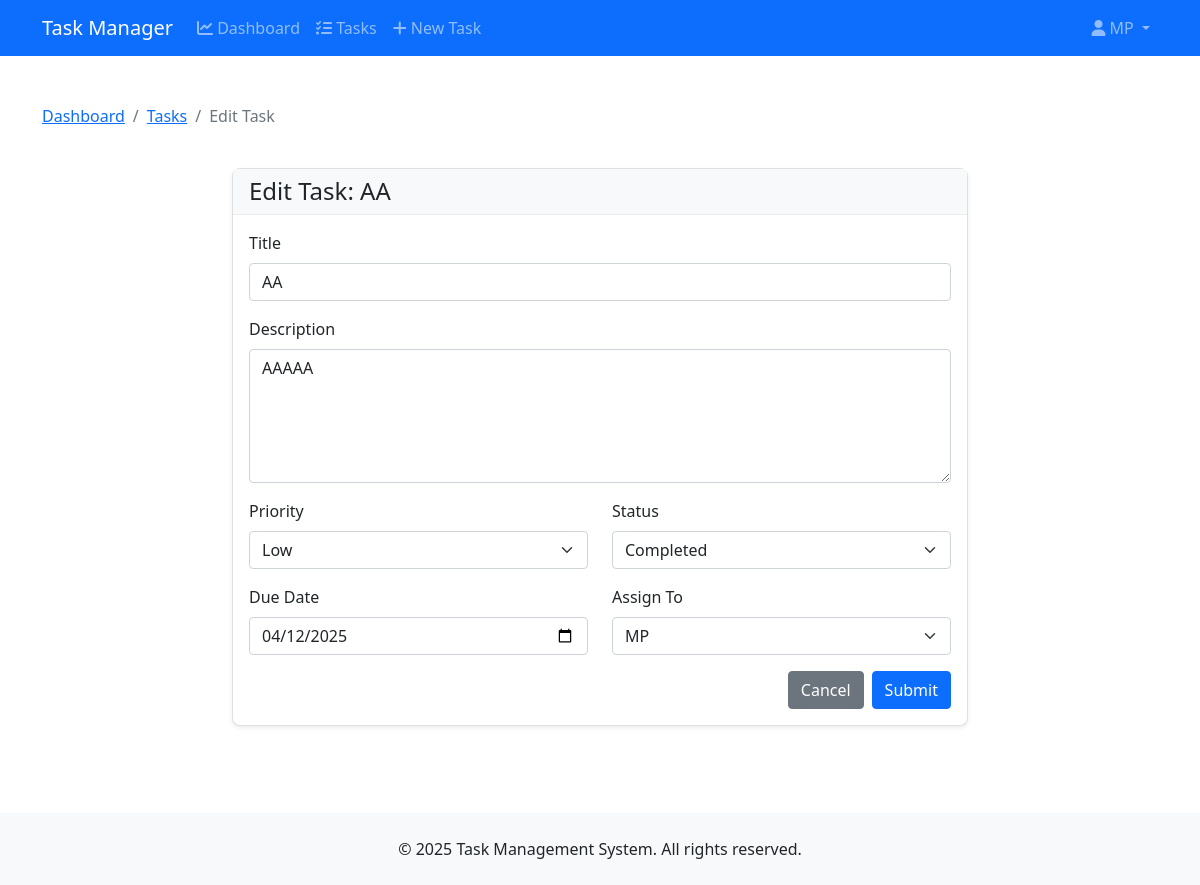
Page /task/10/edit (signed in) on the committed database.
### app.py (models this page shows, shortened)
class User(db.Model, UserMixin):
    id = db.Column(db.Integer, primary_key=True)
    username = db.Column(db.String(20), unique=True, nullable=False)
    email = db.Column(db.String(120), unique=True, nullable=False)
    password = db.Column(db.String(60), nullable=False)
    role = db.Column(db.String(20), default='user')
    tasks_created = db.relationship('Task', backref='creator', lazy=True, foreign_keys='Task.creator_id')
    tasks_assigned = db.relationship('Task', backref='assignee', lazy=True, foreign_keys='Task.assignee_id')

class Task(db.Model):
    id = db.Column(db.Integer, primary_key=True)
    title = db.Column(db.String(100), nullable=False)
    description = db.Column(db.Text, nullable=False)
    date_created = db.Column(db.DateTime, nullable=False, default=datetime.utcnow)
    due_date = db.Column(db.Date, nullable=True)
    status = db.Column(db.String(20), nullable=False, default='pending')
    priority = db.Column(db.String(20), nullable=False, default='medium')
    creator_id = db.Column(db.Integer, db.ForeignKey('user.id'), nullable=False)
    assignee_id = db.Column(db.Integer, db.ForeignKey('user.id'), nullable=True)

### app.py (the view)
@app.route('/task/<int:task_id>/edit', methods=['GET', 'POST'])
@login_required
def edit_task(task_id):
    task = Task.query.get_or_404(task_id)
    if task.creator_id != current_user.id and task.assignee_id != current_user.id and current_user.role != 'admin':
        flash('You do not have permission to edit this task.', 'danger')
        return redirect(url_for('tasks'))
    form = TaskForm()
    form.assignee.choices = [(0, 'Unassigned')] + [(user.id, user.username) for user in User.query.order_by(User.username).all()]
    if form.validate_on_submit():
        changes = []
        if task.title != form.title.data:
            changes.append(TaskHistory(
                task_id=task.id,
                user_id=current_user.id,
                change_type='title_change',
                old_value=task.title,
                new_value=form.title.data
            ))
        if task.description != form.description.data:
            changes.append(TaskHistory(
                task_id=task.id,
                user_id=current_user.id,
                change_type='description_change',
                old_value=task.description,
                new_value=form.description.data
            ))
        old_due_date = task.due_date.strftime('%Y-%m-%d') if task.due_date else 'None'
        new_due_date = form.due_date.data.strftime('%Y-%m-%d') if form.due_date.data else 'None'
        if old_due_date != new_due_date:
            changes.append(TaskHistory(
                task_id=task.id,
                user_id=current_user.id,
                change_type='due_date_change',
                old_value=old_due_date,
                new_value=new_due_date
            ))
        if task.priority != form.priority.data:
            changes.append(TaskHistory(
                task_id=task.id,
                user_id=current_user.id,
                change_type='priority_change',
                old_value=task.priority,
                new_value=form.priority.data
            ))
        if task.status != form.status.data:
            changes.append(TaskHistory(
                task_id=task.id,
                user_id=current_user.id,
                change_type='status_change',
                old_value=task.status,
                new_value=form.status.data
            ))
        old_assignee = task.assignee.username if task.assignee else 'Unassigned'
        new_assignee_id = form.assignee.data if form.assignee.data != 0 else None
        new_assignee = User.query.get(new_assignee_id).username if new_assignee_id else 'Unassigned'
        if (task.assignee_id or 0) != (new_assignee_id or 0):
            changes.append(TaskHistory(
                task_id=task.id,
                user_id=current_user.id,
                change_type='assignee_change',
                old_value=old_assignee,
                new_value=new_assignee
            ))
        task.title = form.title.data
        task.description = form.description.data
        task.due_date = form.due_date.data
        task.priority = form.priority.data
        task.status = form.status.data
        task.assignee_id = new_assignee_id
        if changes:
            for change in changes:
                db.session.add(change)
        db.session.commit()
        if new_assignee_id and (task.assignee_id or 0) != (new_assignee_id or 0):
            notification_data = {
                'title': 'Task Assigned',
                'message': f'You have been assigned a task: {task.title}',
                'assignee_id': new_assignee_id
            }
            socketio.emit('new_task_notification', notification_data, room=f'user_{new_assignee_id}')
        flash('Task has been updated!', 'success')
        return redirect(url_for('tasks'))
    elif request.method == 'GET':
        form.title.data = task.title
        form.description.data = task.description
        form.due_date.data = task.due_date
        form.priority.data = task.priority
        form.status.data = task.status
        form.assignee.data = task.assignee_id if task.assignee_id else 0
    task_history = TaskHistory.query.filter_by(task_id=task.id).order_by(TaskHistory.timestamp.desc()).all()
    return render_template('edit_task.html', title='Edit Task', form=form, task=task, task_history=task_history)

### app.py
class TaskForm(FlaskForm):
    title = StringField('Title', validators=[DataRequired(), Length(min=2, max=100)])
    description = TextAreaField('Description', validators=[DataRequired()])
    due_date = DateField('Due Date', format='%Y-%m-%d', validators=[])
    priority = SelectField('Priority', choices=[('low', 'Low'), ('medium', 'Medium'), ('high', 'High')], validators=[DataRequired()])
    status = SelectField('Status', choices=[('pending', 'Pending'), ('in_progress', 'In Progress'), ('completed', 'Completed')], validators=[DataRequired()])
    assignee = SelectField('Assign To', coerce=int)
    submit = SubmitField('Submit')

### app.py (called while the page is built)
@login_manager.user_loader
def load_user(user_id):
    return User.query.get(int(user_id))

### Templates/edit_task.html (shortened to what this page needs)
{% extends "layout.html" %}
{% block content %}
<div class="container mt-4">
    <div class="row">
        <div class="col-md-12 mb-4">
            <nav aria-label="breadcrumb">
                <ol class="breadcrumb">
                    <li class="breadcrumb-item"><a href="{{ url_for('dashboard') }}">Dashboard</a></li>
                    <li class="breadcrumb-item"><a href="{{ url_for('tasks') }}">Tasks</a></li>
                    <li class="breadcrumb-item active" aria-current="page">Edit Task</li>
                </ol>
            </nav>
        </div>
    </div>
    <div class="row">
        <div class="col-md-8 mx-auto">
            <div class="card shadow-sm">
                <div class="card-header">
                    <h4 class="mb-0">Edit Task: {{ task.title }}</h4>
                </div>
                <div class="card-body">
                    <form method="POST" action="{{ url_for('edit_task', task_id=task.id) }}">
                        <div class="mb-3">
                            {{ form.title.label(class="form-label") }}
                            {% if form.title.errors %}
                                {{ form.title(class="form-control is-invalid") }}
                                <div class="invalid-feedback">
                                    {% for error in form.title.errors %}
                                        <span>{{ error }}</span>
                                    {% endfor %}
                                </div>
                            {% else %}
                                {{ form.title(class="form-control") }}
                            {% endif %}
                        </div>
                        <div class="mb-3">
                            {{ form.description.label(class="form-label") }}
                            {% if form.description.errors %}
                                {{ form.description(class="form-control is-invalid", rows=5) }}
                                <div class="invalid-feedback">
                                    {% for error in form.description.errors %}
                                        <span>{{ error }}</span>
                                    {% endfor %}
                                </div>
                            {% else %}
                                {{ form.description(class="form-control", rows=5) }}
                            {% endif %}
                        </div>
                        <div class="row">
                            <div class="col-md-6 mb-3">
                                {{ form.priority.label(class="form-label") }}
                                {{ form.priority(class="form-select") }}
                            </div>
                            <div class="col-md-6 mb-3">
                                {{ form.status.label(class="form-label") }}
                                {{ form.status(class="form-select") }}
                            </div>
                        </div>
                        <div class="row">
                            <div class="col-md-6 mb-3">
                                {{ form.due_date.label(class="form-label") }}
                                {{ form.due_date(class="form-control", type="date") }}
                            </div>
                            <div class="col-md-6 mb-3">
                                {{ form.assignee.label(class="form-label") }}
                                {{ form.assignee(class="form-select") }}
                            </div>
                        </div>
                        <div class="d-grid gap-2 d-md-flex justify-content-md-end">
                            <a href="{{ url_for('tasks') }}" class="btn btn-secondary">Cancel</a>
                            {{ form.submit(class="btn btn-primary") }}
                        </div>
                    </form>
                </div>
            </div>
        </div>
    </div>
</div>
{% endblock %}

### Templates/layout.html (shortened to what this page needs)
<!DOCTYPE html>
<html lang="en">
<head>
    <link href="https://cdn.jsdelivr.net/npm/bootstrap@5.1.3/dist/css/bootstrap.min.css" rel="stylesheet">
    <link rel="stylesheet" href="https://cdnjs.cloudflare.com/ajax/libs/font-awesome/6.0.0-beta3/css/all.min.css">
    <link rel="stylesheet" href="{{ url_for('static', filename='css/style.css') }}">
</head>
<body>
    <header>
        <nav class="navbar navbar-expand-lg navbar-dark bg-primary">
            <div class="container">
                <a class="navbar-brand" href="{{ url_for('home') }}">Task Manager</a>
                <div class="collapse navbar-collapse" id="navbarSupportedContent">
                    <ul class="navbar-nav me-auto mb-2 mb-lg-0">
                        {% if current_user.is_authenticated %}
                        <li class="nav-item">
                            <a class="nav-link {% if request.path == '/dashboard' %}active{% endif %}" href="{{ url_for('dashboard') }}">
                                <i class="fas fa-chart-line"></i> Dashboard
                            </a>
                        </li>
                        <li class="nav-item">
                            <a class="nav-link {% if request.path == '/tasks' %}active{% endif %}" href="{{ url_for('tasks') }}">
                                <i class="fas fa-tasks"></i> Tasks
                            </a>
                        </li>
                        <li class="nav-item">
                            <a class="nav-link {% if request.path == '/task/new' %}active{% endif %}" href="{{ url_for('create_task') }}">
                                <i class="fas fa-plus"></i> New Task
                            </a>
                        </li>
                        {% endif %}
                    </ul>
                    <ul class="navbar-nav">
                        {% if current_user.is_authenticated %}
                        <li class="nav-item dropdown">
                            <a class="nav-link dropdown-toggle" href="#" id="navbarDropdown" role="button" data-bs-toggle="dropdown">
                                <i class="fas fa-user"></i> {{ current_user.username }}
                            </a>
                        </li>
                        {% endif %}
                    </ul>
                </div>
            </div>
        </nav>
    </header>
    <main class="py-4">
        {% block content %}{% endblock %}
    </main>
    <footer class="bg-light py-4 mt-5">
        <div class="container text-center">
            <p class="mb-0">&copy; 2025 Task Management System. All rights reserved.</p>
        </div>
    </footer>
</body>
</html>

### Static/Css/Style.css (style rules this page uses)
body { min-height: 100vh; display: flex; flex-direction: column; }
.form-label { font-weight: 500; }
.card { border-radius: 8px; box-shadow: 0 2px 4px rgba(0, 0, 0, 0.05); margin-bottom: 15px; }
.card-header { border-bottom: 1px solid rgba(0, 0, 0, 0.05); background-color: #f8f9fa; font-weight: 500; }

### rows in the picture
User: username "MP"
Task: title "AA", description "AAAAA", priority "Low", status "Completed", due_date "04/12/2025", assignee "MP"
